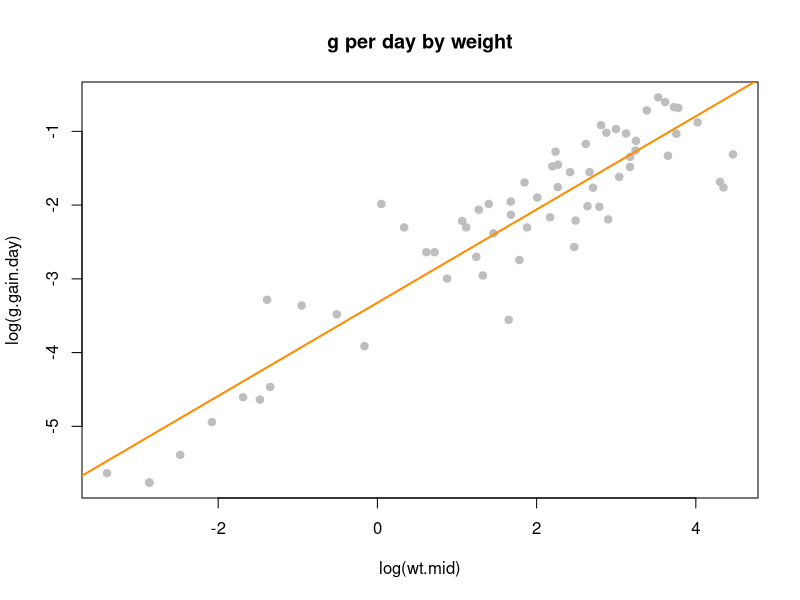
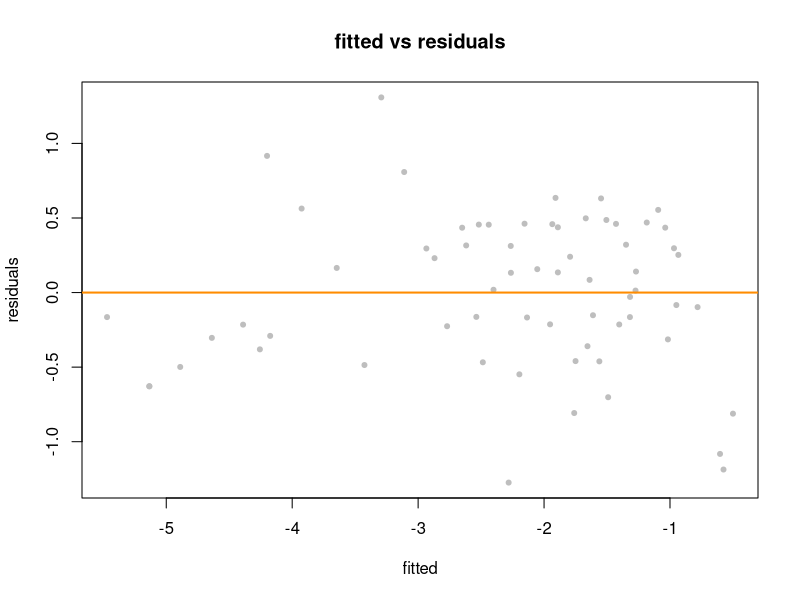
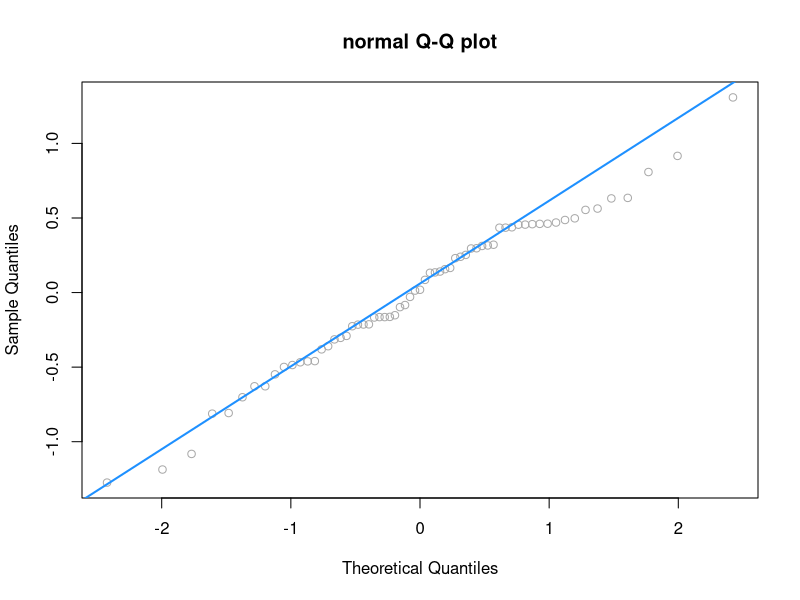
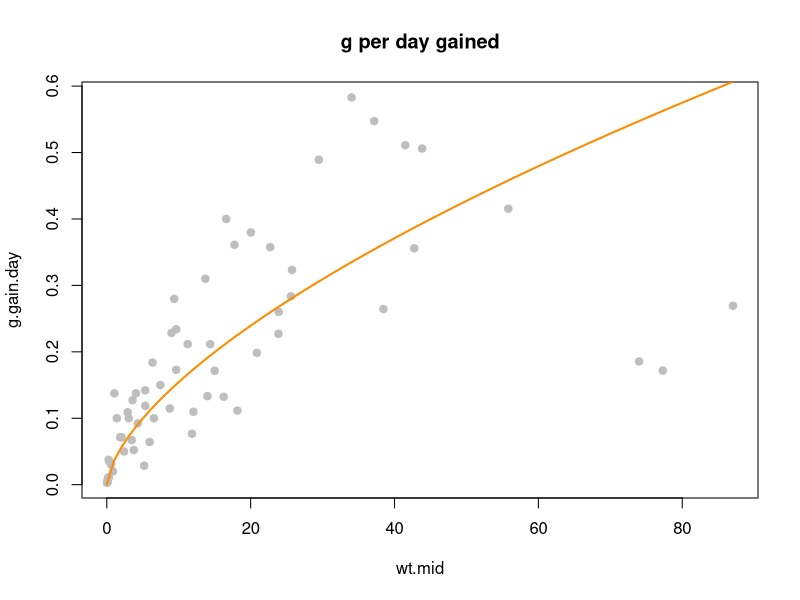
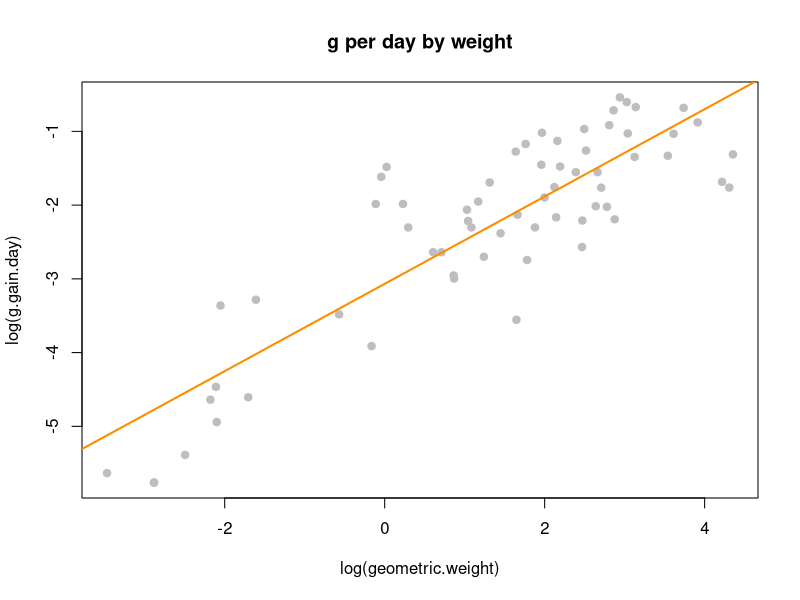
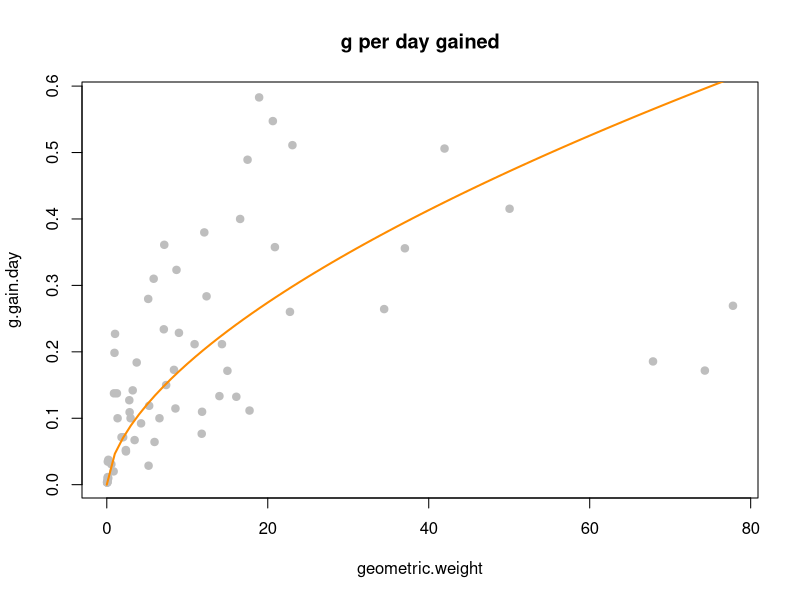
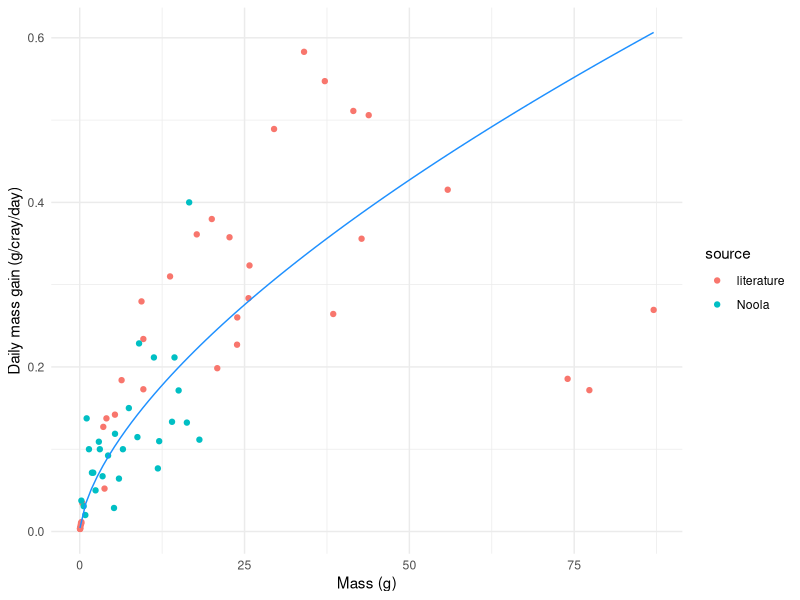
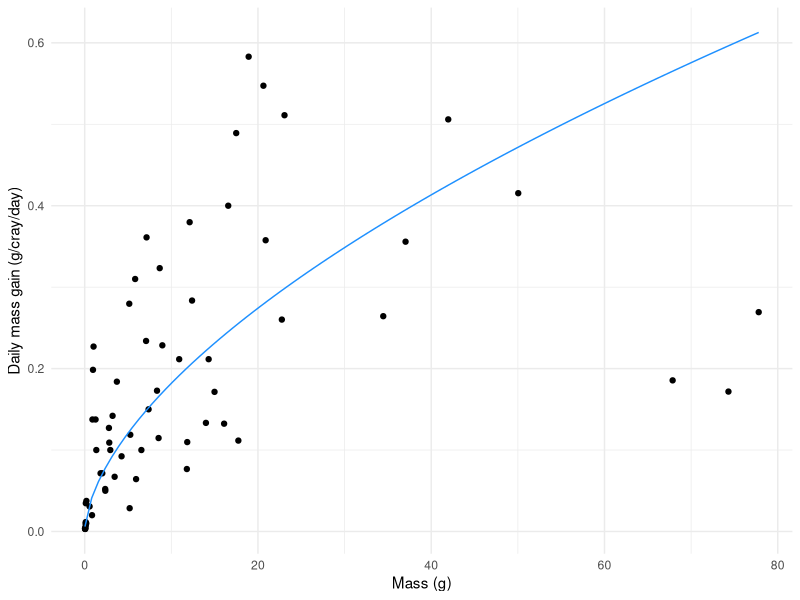

The R source for these figures, in order: (Note: this script raises an error after producing the figures.)
# import libraries
library(tidyverse)

# import data
redclaw_growth <- read.csv("data/redclaw_growth.csv")

# define parameters
bw_0 <- 0.0221
cray.max <- 1
juvenile.max <- 45

redclaw.growth <- redclaw_growth %>%
  mutate(wt.mid = (wt_2 + wt_1) / 2,
         g.gain.day = (wt_2 - wt_1) / (t_2 - t_1),
         geometric.weight = sqrt(wt_1 * wt_2))

# try base code log-log relationship - looks good!
redclaw.fit.twinlog <- lm(log(g.gain.day) ~ log(wt.mid), data = redclaw.growth)
summary(redclaw.fit.twinlog)

plot(log(g.gain.day) ~ log(wt.mid), data = redclaw.growth, col = "grey", pch = 20, cex = 1.5, main = "g per day by weight")
abline(redclaw.fit.twinlog, col = "darkorange", lwd = 2)

plot(fitted(redclaw.fit.twinlog), resid(redclaw.fit.twinlog), col = "grey", pch = 20,
     xlab = "fitted", ylab = "residuals", main = "fitted vs residuals")
abline(h = 0, col = "darkorange", lwd = 2)

qqnorm(resid(redclaw.fit.twinlog), main = "normal Q-Q plot", col = "darkgrey")
qqline(resid(redclaw.fit.twinlog), col = "dodgerblue", lwd = 2)

plot(g.gain.day ~ wt.mid, data = redclaw.growth, col = "grey", pch = 20, cex = 1.5, main = "g per day gained")
curve(exp(redclaw.fit.twinlog$coef[1]) * x ^ redclaw.fit.twinlog$coef[2], from = 0, to = 100, add = TRUE, col = "darkorange", lwd = 2)

# calculate coefficients for growth curve bw_1 = [bw_0^c_1 + c_2 * days]^c_4
c_1 <- 1 - redclaw.fit.twinlog$coef[2]
c_2 <- c_1 * exp(redclaw.fit.twinlog$coef[1])
c_4 <- 1 / c_1

# plot relationship between weight and grams gained per day 
p_rc_gain <- redclaw.growth %>%
  ggplot(aes(wt.mid, g.gain.day, color = source)) +
  geom_point() +
  stat_function(fun = function(x) exp(redclaw.fit.twinlog$coef[1]) * x^redclaw.fit.twinlog$coef[2], color = 'dodgerblue')+
  stat_function(fun = function(x) exp(redclaw.geometric.twinlog$coef[1]) * x^redclaw.geometric.twinlog$coef[2], color = 'black') +
  xlab("Mass (g)") +
  ylab("Daily mass gain (g/cray/day)") +
  theme_minimal()

# print plot to file
pdf("plots/p_rc_gain.pdf", height = 4)
print(p_rc_gain)
dev.off()

# try base code log-log relationship for geometric weight
redclaw.geometric.twinlog <- lm(log(g.gain.day) ~ log(geometric.weight), data = redclaw.growth)
summary(redclaw.geometric.twinlog)

plot(log(g.gain.day) ~ log(geometric.weight), data = redclaw.growth, col = "grey", pch = 20, cex = 1.5, main = "g per day by weight")
abline(redclaw.geometric.twinlog, col = "darkorange", lwd = 2)

plot(g.gain.day ~ geometric.weight, data = redclaw.growth, col = "grey", pch = 20, cex = 1.5, main = "g per day gained")
curve(exp(redclaw.geometric.twinlog$coef[1]) * x ^ redclaw.geometric.twinlog$coef[2], from = 0, to = 100, add = TRUE, col = "darkorange", lwd = 2)

# calculate coefficients for growth curve bw_1 = [bw_0^c_1 + c_2 * days]^c_4
geometric_c_1 <- 1 - redclaw.geometric.twinlog$coef[2]
geometric_c_2 <- c_1 * exp(redclaw.geometric.twinlog$coef[1])
geometric_c_4 <- 1 / geometric_c_1

# plot relationship between weight and grams gained per day 
p_geometric_gain <- redclaw.growth %>%
  ggplot(aes(geometric.weight, g.gain.day)) +
  geom_point() +
  stat_function(fun = function(x) exp(redclaw.geometric.twinlog$coef[1]) * x^redclaw.geometric.twinlog$coef[2], color = 'dodgerblue') +
  xlab("Mass (g)") +
  ylab("Daily mass gain (g/cray/day)") +
  theme_minimal()

# print plot to file
pdf("plots/p_geometric_gain.pdf", height = 4)
print(p_geometric_gain)
dev.off()

# estimate body-weight over time
bodyweight <- tibble(day = seq(1,360,1)) %>%
  mutate(bw = (bw_0^c_1 + c_2 * day)^c_4,
         bw_g = (bw_0^geometric_c_1 + geometric_c_2 * day)^geometric_c_4) %>%
  pivot_longer(c(bw, bw_g), names_to = "method", values_to = "bw", values_drop_na = TRUE)

# write csv
write.csv(bodyweight, "tabs/bodyweight.csv")

# plot estimated growth curve
cray.growth.plot <- bodyweight %>%
  ggplot(aes(day, bw, color = method)) +
  geom_line() +
  lims(x = c(0, 300), y = c(0, 50)) +
  scale_color_discrete(labels = c("arithmetic", "geometric")) +
  labs(x = "Days", y = "Mass (g)") +
  theme_minimal()

# print plot to file
pdf("plots/cray_growth_plot.pdf", height = 4)
print(cray.growth.plot)
dev.off()

# estimate body-weight over time geometric model
bodyweight_geometric <- tibble(day = seq(1,240,1)) %>%
  mutate(bw = (bw_0^geometric_c_1 + geometric_c_2 * day)^geometric_c_4)

# write to csv
write.csv(bodyweight_geometric, "tabs/bodyweight_geometric.csv")

# plot estimated growth curve geometric
cray.geometric.plot <- bodyweight_geometric %>%
  ggplot(aes(day, bw)) +
  geom_line() +
  labs(x = "Days", y = "Mass (g)") +
  theme_minimal()

# print plot to file
pdf("plots/cray_geometric_plot.pdf", height = 4)
print(cray.geometric.plot)
dev.off()

# define feeding requirements

# import data
redclaw.feed_rate <- read.csv("data/redclaw_feed_rate.csv")

# plot to view
# plot estimated growth curve
cray.feed.plot <- redclaw.feed_rate %>%
  ggplot(aes(mass, feed_rate)) +
  geom_line() +
  labs(x = "Mass (g)", y = "Feed Rate") +
  theme_minimal()

# try base code log-log relationship - looks good!
redclaw.feed.twinlog <- lm(log(feed_rate) ~ log(mass), data = redclaw.feed_rate)
summary(redclaw.feed.twinlog)

plot(log(feed_rate) ~ log(mass), data = redclaw.feed_rate, col = "grey", pch = 20, cex = 1.5, main = "Feed Rate")
abline(redclaw.feed.twinlog, col = "darkorange", lwd = 2)

plot(feed_rate ~ mass, data = redclaw.feed_rate, col = "grey", pch = 20, cex = 1.5, main = "Feed Rate")
curve(exp(redclaw.feed.twinlog$coef[1]) * x ^ redclaw.feed.twinlog$coef[2], from = 0, to = 100, add = TRUE, col = "darkorange", lwd = 2)

# plot proposed feeding regime 
p_feed_rate <- redclaw.feed_rate %>%
  ggplot(aes(mass, feed_rate)) +
  geom_point() +
  stat_function(fun = function(x) exp(redclaw.feed.twinlog$coef[1]) * x^redclaw.feed.twinlog$coef[2], color = 'dodgerblue') +
  xlab("Crayfish Mass (g)") +
  ylab("Feed Rate (proportion of bodyweight)") +
  theme_minimal()

# print plot to file
pdf("plots/p_feed_rate.pdf", height = 4)
print(p_feed_rate)
dev.off()

g.model.filter <- bodyweight %>%
  filter(day %in% seq(0, 210,7))

write.csv(g.model.filter,"tabs/growth_model.csv")



# create a test for loop to make a production plan



